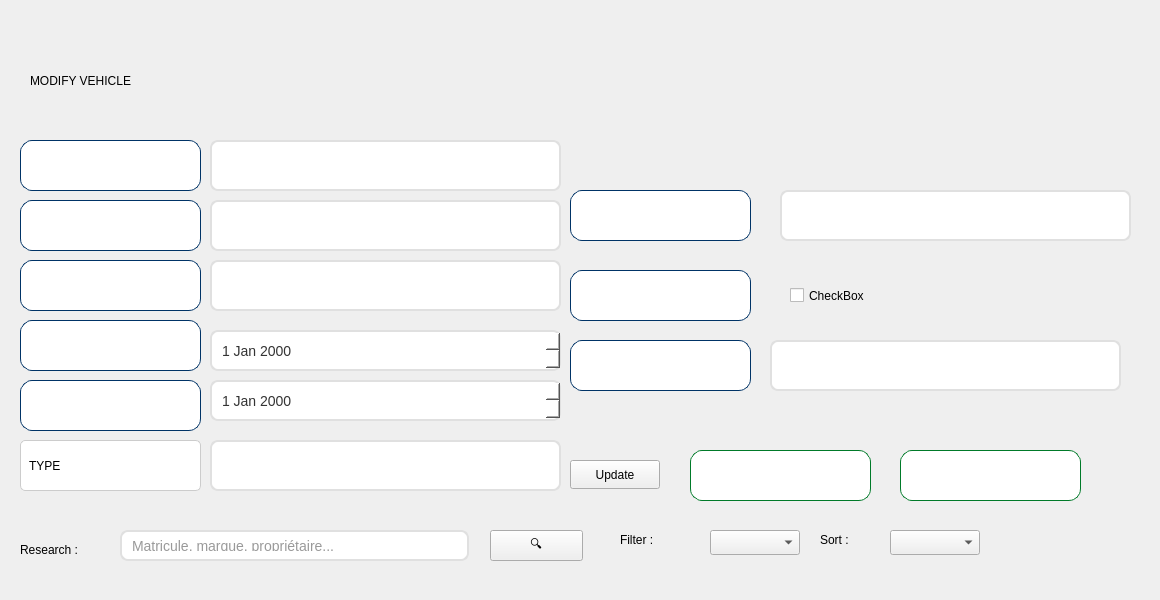
         <widget class="QWidget" name="tab_17">
          <attribute name="title">
           <string>MODIFY</string>
          </attribute>
          <widget class="QWidget" name="widget_15" native="true">
           <property name="geometry">
            <rect>
             <x>0</x>
             <y>0</y>
             <width>1151</width>
             <height>591</height>
            </rect>
           </property>
           <widget class="QLabel" name="label_57">
            <property name="geometry">
             <rect>
              <x>990</x>
              <y>30</y>
              <width>121</width>
              <height>81</height>
             </rect>
            </property>
            <property name="styleSheet">
             <string notr="true">background:transparent;</string>
            </property>
            <property name="text">
             <string/>
            </property>
            <property name="pixmap">
             <pixmap>../../Downloads/Capture_d_écran_2025-09-29_075328-removebg-preview.png</pixmap>
            </property>
            <property name="scaledContents">
             <bool>true</bool>
            </property>
           </widget>
           <widget class="QLabel" name="label_58">
            <property name="geometry">
             <rect>
              <x>30</x>
              <y>60</y>
              <width>701</width>
              <height>41</height>
             </rect>
            </property>
            <property name="styleSheet">
             <string notr="true">font: 700 italic 36pt &quot;Times New Roman&quot;;</string>
            </property>
            <property name="text">
             <string>MODIFY VEHICLE</string>
            </property>
           </widget>
           <widget class="QComboBox" name="comboBox_11">
            <property name="geometry">
             <rect>
              <x>710</x>
              <y>530</y>
              <width>90</width>
              <height>25</height>
             </rect>
            </property>
           </widget>
           <widget class="QLabel" name="label_49">
            <property name="geometry">
             <rect>
              <x>820</x>
              <y>500</y>
              <width>42</width>
              <height>79</height>
             </rect>
            </property>
            <property name="styleSheet">
             <string notr="true">font: 700 italic 10pt &quot;Times New Roman&quot;;</string>
            </property>
            <property name="text">
             <string>Sort :</string>
            </property>
           </widget>
           <widget class="QLabel" name="label_50">
            <property name="geometry">
             <rect>
              <x>620</x>
              <y>500</y>
              <width>54</width>
              <height>79</height>
             </rect>
            </property>
            <property name="styleSheet">
             <string notr="true">font: 700 italic 10pt &quot;Times New Roman&quot;;</string>
            </property>
            <property name="text">
             <string>Filter :</string>
            </property>
           </widget>
           <widget class="QPushButton" name="pushButton_41">
            <property name="geometry">
             <rect>
              <x>490</x>
              <y>530</y>
              <width>93</width>
              <height>31</height>
             </rect>
            </property>
            <property name="styleSheet">
             <string notr="true">QLineEdit{
	font: 700 italic 10pt &quot;Times New Roman&quot;;
    color: white;
    font-weight: bold;
    font-size: 16px;
    border-radius: 15px;
    padding: 7px 10px;
}</string>
            </property>
            <property name="text">
             <string>🔍</string>
            </property>
           </widget>
           <widget class="QLabel" name="label_51">
            <property name="geometry">
             <rect>
              <x>20</x>
              <y>510</y>
              <width>89</width>
              <height>79</height>
             </rect>
            </property>
            <property name="styleSheet">
             <string notr="true">font: 700 italic 10pt &quot;Times New Roman&quot;;</string>
            </property>
            <property name="text">
             <string>Research :</string>
            </property>
           </widget>
           <widget class="QComboBox" name="comboBox_17">
            <property name="geometry">
             <rect>
              <x>890</x>
              <y>530</y>
              <width>90</width>
              <height>25</height>
             </rect>
            </property>
           </widget>
           <widget class="QLineEdit" name="lineEdit_60">
            <property name="geometry">
             <rect>
              <x>120</x>
              <y>530</y>
              <width>349</width>
              <height>31</height>
             </rect>
            </property>
            <property name="styleSheet">
             <string notr="true">QLineEdit {
    background-color: white;
    border: 2px solid #e0e0e0;
    border-radius: 8px;
    padding: 8px;
    font-size: 14px;
    color: #333;
}

QLineEdit:hover {
    border: 2px solid #29b6f6;
    background-color: #f9f9f9;
}

QLineEdit:focus {
    border: 2px solid #0d47a1;
    background-color: white;
}</string>
            </property>
            <property name="placeholderText">
             <string>Matricule, marque, propriétaire...</string>
            </property>
           </widget>
           <widget class="QLineEdit" name="lineEdit_141">
            <property name="geometry">
             <rect>
              <x>1180</x>
              <y>70</y>
              <width>181</width>
              <height>51</height>
             </rect>
            </property>
            <property name="styleSheet">
             <string notr="true">QLineEdit {
	font: 700 italic 10pt &quot;Times New Roman&quot;;
	color: white;
    background: qlineargradient(
        x1: 0, y1: 0, x2: 1, y2: 1,
        stop: 0 #001F3F,   /* bleu marine profond */
        stop: 1 #004080    /* bleu marine plus clair */
    );
    border: 1px solid #003366; /* contour subtil bleu foncé */
    border-radius: 12px;       /* coins arrondis */
    padding: 6px

}</string>
            </property>
            <property name="text">
             <string>Brand :</string>
            </property>
           </widget>
           <widget class="QLineEdit" name="lineEdit_142">
            <property name="geometry">
             <rect>
              <x>1180</x>
              <y>150</y>
              <width>181</width>
              <height>51</height>
             </rect>
            </property>
            <property name="styleSheet">
             <string notr="true">QLineEdit {
	font: 700 italic 10pt &quot;Times New Roman&quot;;
	color: white;
    background: qlineargradient(
        x1: 0, y1: 0, x2: 1, y2: 1,
        stop: 0 #001F3F,   /* bleu marine profond */
        stop: 1 #004080    /* bleu marine plus clair */
    );
    border: 1px solid #003366; /* contour subtil bleu foncé */
    border-radius: 12px;       /* coins arrondis */
    padding: 6px

}</string>
            </property>
            <property name="text">
             <string>Active Badge :</string>
            </property>
           </widget>
           <widget class="QCheckBox" name="checkBox_5">
            <property name="geometry">
             <rect>
              <x>1400</x>
              <y>160</y>
              <width>131</width>
              <height>31</height>
             </rect>
            </property>
            <property name="styleSheet">
             <string notr="true">font: 700 italic 10pt &quot;Times New Roman&quot;;</string>
            </property>
            <property name="text">
             <string>CheckBox</string>
            </property>
           </widget>
           <widget class="QDateEdit" name="dateEdit_10">
            <property name="geometry">
             <rect>
              <x>1390</x>
              <y>220</y>
              <width>351</width>
              <height>41</height>
             </rect>
            </property>
            <property name="styleSheet">
             <string notr="true">font: 700 italic 10pt &quot;Times New Roman&quot;;</string>
            </property>
           </widget>
           <widget class="QLineEdit" name="lineEdit_145">
            <property name="geometry">
             <rect>
              <x>1390</x>
              <y>70</y>
              <width>351</width>
              <height>51</height>
             </rect>
            </property>
            <property name="styleSheet">
             <string notr="true">QLineEdit {
    background-color: white;
    border: 2px solid #e0e0e0;
    border-radius: 8px;
    padding: 8px;
    font-size: 14px;
    color: #333;
}

QLineEdit:hover {
    border: 2px solid #29b6f6;
    background-color: #f9f9f9;
}

QLineEdit:focus {
    border: 2px solid #0d47a1;
    background-color: white;
}</string>
            </property>
           </widget>
           <widget class="QLineEdit" name="lineEdit_147">
            <property name="geometry">
             <rect>
              <x>1180</x>
              <y>220</y>
              <width>181</width>
              <height>51</height>
             </rect>
            </property>
            <property name="styleSheet">
             <string notr="true">QLineEdit {
	font: 700 italic 10pt &quot;Times New Roman&quot;;
	color: white;
    background: qlineargradient(
        x1: 0, y1: 0, x2: 1, y2: 1,
        stop: 0 #001F3F,   /* bleu marine profond */
        stop: 1 #004080    /* bleu marine plus clair */
    );
    border: 1px solid #003366; /* contour subtil bleu foncé */
    border-radius: 12px;       /* coins arrondis */
    padding: 6px

}</string>
            </property>
            <property name="text">
             <string>Active Badge :</string>
            </property>
           </widget>
           <widget class="QLineEdit" name="modtype">
            <property name="geometry">
             <rect>
              <x>210</x>
              <y>440</y>
              <width>351</width>
              <height>51</height>
             </rect>
            </property>
            <property name="styleSheet">
             <string notr="true">QLineEdit {
    background-color: white;
    border: 2px solid #e0e0e0;
    border-radius: 8px;
    padding: 8px;
    font-size: 14px;
    color: #333;
}

QLineEdit:hover {
    border: 2px solid #29b6f6;
    background-color: #f9f9f9;
}

QLineEdit:focus {
    border: 2px solid #0d47a1;
    background-color: white;
}</string>
            </property>
           </widget>
           <widget class="QLineEdit" name="lineEdit_82">
            <property name="geometry">
             <rect>
              <x>20</x>
              <y>260</y>
              <width>181</width>
              <height>51</height>
             </rect>
            </property>
            <property name="styleSheet">
             <string notr="true">QLineEdit {
	font: 700 italic 10pt &quot;Times New Roman&quot;;
	color: white;
    background: qlineargradient(
        x1: 0, y1: 0, x2: 1, y2: 1,
        stop: 0 #001F3F,   /* bleu marine profond */
        stop: 1 #004080    /* bleu marine plus clair */
    );
    border: 1px solid #003366; /* contour subtil bleu foncé */
    border-radius: 12px;       /* coins arrondis */
    padding: 6px

}</string>
            </property>
            <property name="text">
             <string>COLEUR</string>
            </property>
           </widget>
           <widget class="QLineEdit" name="lineEdit_83">
            <property name="geometry">
             <rect>
              <x>20</x>
              <y>200</y>
              <width>181</width>
              <height>51</height>
             </rect>
            </property>
            <property name="styleSheet">
             <string notr="true">QLineEdit {
	font: 700 italic 10pt &quot;Times New Roman&quot;;
	color: white;
    background: qlineargradient(
        x1: 0, y1: 0, x2: 1, y2: 1,
        stop: 0 #001F3F,   /* bleu marine profond */
        stop: 1 #004080    /* bleu marine plus clair */
    );
    border: 1px solid #003366; /* contour subtil bleu foncé */
    border-radius: 12px;       /* coins arrondis */
    padding: 6px

}</string>
            </property>
            <property name="text">
             <string>CIN</string>
            </property>
           </widget>
           <widget class="QLineEdit" name="modcin">
            <property name="geometry">
             <rect>
              <x>210</x>
              <y>200</y>
              <width>351</width>
              <height>51</height>
             </rect>
            </property>
            <property name="styleSheet">
             <string notr="true">QLineEdit {
    background-color: white;
    border: 2px solid #e0e0e0;
    border-radius: 8px;
    padding: 8px;
    font-size: 14px;
    color: #333;
}

QLineEdit:hover {
    border: 2px solid #29b6f6;
    background-color: #f9f9f9;
}

QLineEdit:focus {
    border: 2px solid #0d47a1;
    background-color: white;
}</string>
            </property>
           </widget>
           <widget class="QLineEdit" name="lineEdit_95">
            <property name="enabled">
             <bool>true</bool>
            </property>
            <property name="geometry">
             <rect>
              <x>20</x>
              <y>140</y>
              <width>181</width>
              <height>51</height>
             </rect>
            </property>
            <property name="focusPolicy">
             <enum>Qt::FocusPolicy::NoFocus</enum>
            </property>
            <property name="contextMenuPolicy">
             <enum>Qt::ContextMenuPolicy::NoContextMenu</enum>
            </property>
            <property name="acceptDrops">
             <bool>true</bool>
            </property>
            <property name="styleSheet">
             <string notr="true">QLineEdit {
	font: 700 italic 10pt &quot;Times New Roman&quot;;
	color: white;
    background: qlineargradient(
        x1: 0, y1: 0, x2: 1, y2: 1,
        stop: 0 #001F3F,   /* bleu marine profond */
        stop: 1 #004080    /* bleu marine plus clair */
    );
    border: 1px solid #003366; /* contour subtil bleu foncé */
    border-radius: 12px;       /* coins arrondis */
    padding: 6px

}</string>
            </property>
            <property name="text">
             <string>MATRICULE</string>
            </property>
            <property name="cursorPosition">
             <number>9</number>
            </property>
           </widget>
           <widget class="QLineEdit" name="modcoleur">
            <property name="geometry">
             <rect>
              <x>210</x>
              <y>260</y>
              <width>351</width>
              <height>51</height>
             </rect>
            </property>
            <property name="styleSheet">
             <string notr="true">QLineEdit {
    background-color: white;
    border: 2px solid #e0e0e0;
    border-radius: 8px;
    padding: 8px;
    font-size: 14px;
    color: #333;
}

QLineEdit:hover {
    border: 2px solid #29b6f6;
    background-color: #f9f9f9;
}

QLineEdit:focus {
    border: 2px solid #0d47a1;
    background-color: white;
}</string>
            </property>
           </widget>
           <widget class="QLineEdit" name="lineEdit_149">
            <property name="geometry">
             <rect>
              <x>20</x>
              <y>320</y>
              <width>181</width>
              <height>51</height>
             </rect>
            </property>
            <property name="styleSheet">
             <string notr="true">QLineEdit {
	font: 700 italic 10pt &quot;Times New Roman&quot;;
	color: white;
    background: qlineargradient(
        x1: 0, y1: 0, x2: 1, y2: 1,
        stop: 0 #001F3F,   /* bleu marine profond */
        stop: 1 #004080    /* bleu marine plus clair */
    );
    border: 1px solid #003366; /* contour subtil bleu foncé */
    border-radius: 12px;       /* coins arrondis */
    padding: 6px

}</string>
            </property>
            <property name="text">
             <string>Start Date :</string>
            </property>
           </widget>
           <widget class="QDateEdit" name="dateEdit_11">
            <property name="geometry">
             <rect>
              <x>210</x>
              <y>330</y>
              <width>351</width>
              <height>41</height>
             </rect>
            </property>
            <property name="styleSheet">
             <string notr="true">QDateEdit {
    background-color: white;
    border: 2px solid #e0e0e0;
    border-radius: 8px;
    padding: 8px;
    font-size: 14px;
    color: #333;
}

QDateEdit :hover {
    border: 2px solid #29b6f6;
    background-color: #f9f9f9;
}

QDateEdit :focus {
    border: 2px solid #0d47a1;
    background-color: white;
}</string>
            </property>
           </widget>
           <widget class="QLineEdit" name="modmatricule">
            <property name="geometry">
             <rect>
              <x>210</x>
              <y>140</y>
              <width>351</width>
              <height>51</height>
             </rect>
            </property>
            <property name="styleSheet">
             <string notr="true">QLineEdit {
    background-color: white;
    border: 2px solid #e0e0e0;
    border-radius: 8px;
    padding: 8px;
    font-size: 14px;
    color: #333;
}

QLineEdit:hover {
    border: 2px solid #29b6f6;
    background-color: #f9f9f9;
}

QLineEdit:focus {
    border: 2px solid #0d47a1;
    background-color: white;
}</string>
            </property>
           </widget>
           <widget class="QLineEdit" name="lineEdit_150">
            <property name="geometry">
             <rect>
              <x>20</x>
              <y>440</y>
              <width>181</width>
              <height>51</height>
             </rect>
            </property>
            <property name="styleSheet">
             <string notr="true">QLineEdit {
	font: 700 italic 10pt &quot;Times New Roman&quot;;
	color: black;
    background: white;
    border: 1px solid #cccccc;
    border-radius: 5px;
    padding: 6px;
}</string>
            </property>
            <property name="text">
             <string>TYPE</string>
            </property>
           </widget>
           <widget class="QLineEdit" name="lineEdit_125">
            <property name="geometry">
             <rect>
              <x>570</x>
              <y>190</y>
              <width>181</width>
              <height>51</height>
             </rect>
            </property>
            <property name="styleSheet">
             <string notr="true">QLineEdit {
	font: 700 italic 10pt &quot;Times New Roman&quot;;
	color: white;
    background: qlineargradient(
        x1: 0, y1: 0, x2: 1, y2: 1,
        stop: 0 #001F3F,   /* bleu marine profond */
        stop: 1 #004080    /* bleu marine plus clair */
    );
    border: 1px solid #003366; /* contour subtil bleu foncé */
    border-radius: 12px;       /* coins arrondis */
    padding: 6px

}</string>
            </property>
            <property name="text">
             <string>MARQUE</string>
            </property>
           </widget>
           <widget class="QLineEdit" name="lineEdit_126">
            <property name="geometry">
             <rect>
              <x>570</x>
              <y>270</y>
              <width>181</width>
              <height>51</height>
             </rect>
            </property>
            <property name="styleSheet">
             <string notr="true">QLineEdit {
	font: 700 italic 10pt &quot;Times New Roman&quot;;
	color: white;
    background: qlineargradient(
        x1: 0, y1: 0, x2: 1, y2: 1,
        stop: 0 #001F3F,   /* bleu marine profond */
        stop: 1 #004080    /* bleu marine plus clair */
    );
    border: 1px solid #003366; /* contour subtil bleu foncé */
    border-radius: 12px;       /* coins arrondis */
    padding: 6px

}</string>
            </property>
            <property name="text">
             <string>Active Badge :</string>
            </property>
           </widget>
           <widget class="QCheckBox" name="checkBox_4">
            <property name="geometry">
             <rect>
              <x>790</x>
              <y>280</y>
              <width>131</width>
              <height>31</height>
             </rect>
            </property>
            <property name="styleSheet">
             <string notr="true">font: 700 italic 10pt &quot;Times New Roman&quot;;</string>
            </property>
            <property name="text">
             <string>CheckBox</string>
            </property>
           </widget>
           <widget class="QLineEdit" name="modmarque">
            <property name="geometry">
             <rect>
              <x>780</x>
              <y>190</y>
              <width>351</width>
              <height>51</height>
             </rect>
            </property>
            <property name="styleSheet">
             <string notr="true">QLineEdit {
    background-color: white;
    border: 2px solid #e0e0e0;
    border-radius: 8px;
    padding: 8px;
    font-size: 14px;
    color: #333;
}

QLineEdit:hover {
    border: 2px solid #29b6f6;
    background-color: #f9f9f9;
}

QLineEdit:focus {
    border: 2px solid #0d47a1;
    background-color: white;
}</string>
            </property>
           </widget>
           <widget class="QLineEdit" name="lineEdit_128">
            <property name="geometry">
             <rect>
              <x>570</x>
              <y>340</y>
              <width>181</width>
              <height>51</height>
             </rect>
            </property>
            <property name="styleSheet">
             <string notr="true">QLineEdit {
	font: 700 italic 10pt &quot;Times New Roman&quot;;
	color: white;
    background: qlineargradient(
        x1: 0, y1: 0, x2: 1, y2: 1,
        stop: 0 #001F3F,   /* bleu marine profond */
        stop: 1 #004080    /* bleu marine plus clair */
    );
    border: 1px solid #003366; /* contour subtil bleu foncé */
    border-radius: 12px;       /* coins arrondis */
    padding: 6px

}</string>
            </property>
            <property name="text">
             <string>PROPRITERER</string>
            </property>
           </widget>
           <widget class="QLineEdit" name="lineEdit_143">
            <property name="geometry">
             <rect>
              <x>900</x>
              <y>450</y>
              <width>181</width>
              <height>51</height>
             </rect>
            </property>
            <property name="styleSheet">
             <string notr="true">QLineEdit {
	font: 700 italic 10pt &quot;Times New Roman&quot;;
    background: qlineargradient(x1:0, y1:0, x2:0, y2:1,
                                stop:0 #00ff66, stop:1 #009933);
    color: white;
    border: 1px solid #007a29;
    border-radius: 12px;
    padding: 6px;
}
QLineEdit :hover {
    background: qlineargradient(x1:0, y1:0, x2:0, y2:1,
                                stop:0 #33ff99, stop:1 #00cc44);
}

QLineEdit:pressed {
    background: qlineargradient(x1:0, y1:0, x2:0, y2:1,
                                stop:0 #00cc44, stop:1 #007a29);
}
</string>
            </property>
            <property name="text">
             <string>Generate Badge</string>
            </property>
           </widget>
           <widget class="QLineEdit" name="lineEdit_130">
            <property name="geometry">
             <rect>
              <x>690</x>
              <y>450</y>
              <width>181</width>
              <height>51</height>
             </rect>
            </property>
            <property name="styleSheet">
             <string notr="true">QLineEdit {
	font: 700 italic 10pt &quot;Times New Roman&quot;;
    background: qlineargradient(x1:0, y1:0, x2:0, y2:1,
                                stop:0 #00ff66, stop:1 #009933);
    color: white;
    border: 1px solid #007a29;
    border-radius: 12px;
    padding: 6px;
}
QLineEdit :hover {
    background: qlineargradient(x1:0, y1:0, x2:0, y2:1,
                                stop:0 #33ff99, stop:1 #00cc44);
}

QLineEdit:pressed {
    background: qlineargradient(x1:0, y1:0, x2:0, y2:1,
                                stop:0 #00cc44, stop:1 #007a29);
}
</string>
            </property>
            <property name="text">
             <string>Export PDF</string>
            </property>
           </widget>
           <widget class="QPushButton" name="updatevehicule">
            <property name="geometry">
             <rect>
              <x>570</x>
              <y>460</y>
              <width>90</width>
              <height>29</height>
             </rect>
            </property>
            <property name="text">
             <string>Update</string>
            </property>
           </widget>
           <widget class="QDateEdit" name="dateEdit_12">
            <property name="geometry">
             <rect>
              <x>210</x>
              <y>380</y>
              <width>351</width>
              <height>41</height>
             </rect>
            </property>
            <property name="styleSheet">
             <string notr="true">QDateEdit {
    background-color: white;
    border: 2px solid #e0e0e0;
    border-radius: 8px;
    padding: 8px;
    font-size: 14px;
    color: #333;
}

QDateEdit :hover {
    border: 2px solid #29b6f6;
    background-color: #f9f9f9;
}

QDateEdit :focus {
    border: 2px solid #0d47a1;
    background-color: white;
}</string>
            </property>
           </widget>
           <widget class="QLineEdit" name="lineEdit_155">
            <property name="geometry">
             <rect>
              <x>20</x>
              <y>380</y>
              <width>181</width>
              <height>51</height>
             </rect>
            </property>
            <property name="styleSheet">
             <string notr="true">QLineEdit {
	font: 700 italic 10pt &quot;Times New Roman&quot;;
	color: white;
    background: qlineargradient(
        x1: 0, y1: 0, x2: 1, y2: 1,
        stop: 0 #001F3F,   /* bleu marine profond */
        stop: 1 #004080    /* bleu marine plus clair */
    );
    border: 1px solid #003366; /* contour subtil bleu foncé */
    border-radius: 12px;       /* coins arrondis */
    padding: 6px

}</string>
            </property>
            <property name="text">
             <string>Start Date :</string>
            </property>
           </widget>
           <widget class="QLineEdit" name="modproprietaire">
            <property name="geometry">
             <rect>
              <x>770</x>
              <y>340</y>
              <width>351</width>
              <height>51</height>
             </rect>
            </property>
            <property name="styleSheet">
             <string notr="true">QLineEdit {
    background-color: white;
    border: 2px solid #e0e0e0;
    border-radius: 8px;
    padding: 8px;
    font-size: 14px;
    color: #333;
}

QLineEdit:hover {
    border: 2px solid #29b6f6;
    background-color: #f9f9f9;
}

QLineEdit:focus {
    border: 2px solid #0d47a1;
    background-color: white;
}</string>
            </property>
           </widget>
          </widget>
         </widget>
